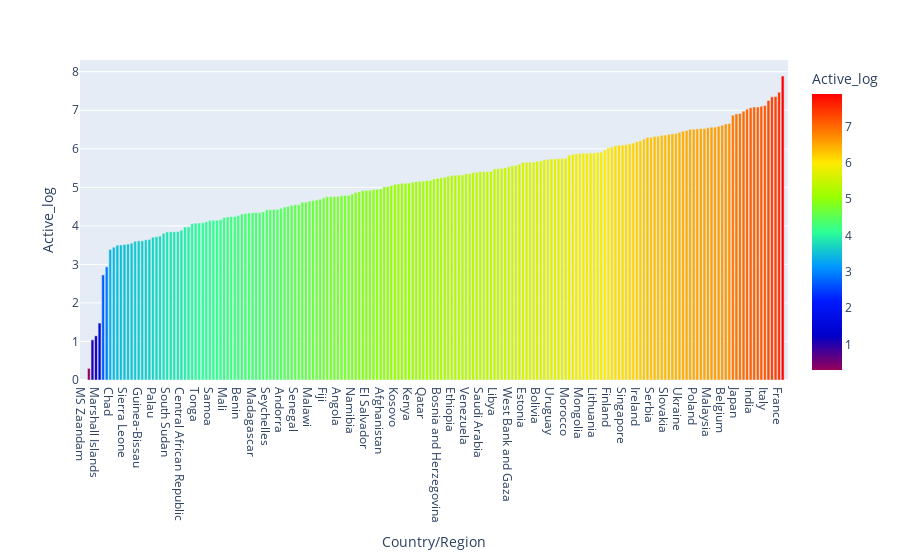

The notebook cell this image was saved under:
### Markdown cell above
## Bài toán 15
<a id='bai_toan15.0'></a>
[Quay lại mục lục](#section_id_00)

Xây dựng bản đồ px [(plotly.express)](https://plotly.com/python/plotly-express/) để hiển thị số ca còn mắc Covid của mỗi quốc gia trong log(10) dựa trên tên các quốc gia bằng cách sử dụng màu "quang phổ".

### Code cell
#Nhập code ở đây:
country_actives_log=country_df[['Active']].copy()
# Tạo cột Active_log bằng cachs logảcột Active 
country_actives_log['Active_log']=country_actives_log['Active'].apply(lambda x: np.log10(x))
country_actives_log = country_actives_log.reset_index(level=0)
country_actives_log.sort_values('Active_log', inplace=True)
fig = px.bar(country_actives_log, "Country/Region", "Active_log", 
            color= 'Active_log', color_continuous_scale='rainbow')
fig.show()

# Dải màu trong plotly

#'aggrnyl', 'agsunset', 'algae', 'amp', 'armyrose', 'balance','blackbody', 'bluered', 'blues', 'blugrn', 'bluyl',
#'brbg', 'brwnyl', 'bugn', 'bupu', 'burg', 'burgyl', 'cividis', 'curl', 'darkmint', 'deep', 'delta', 'dense', 'earth',
#'edge', 'electric', 'emrld', 'fall', 'geyser', 'gnbu', 'gray', 'greens', 'greys', 'haline', 'hot', 'hsv', 'ice',
#'icefire', 'inferno', 'jet', 'magenta', 'magma', 'matter', 'mint', 'mrybm', 'mygbm', 'oranges', 'orrd', 'oryel',
#'oxy', 'peach', 'phase', 'picnic', 'pinkyl', 'piyg', 'plasma', 'plotly3', 'portland', 'prgn', 'pubu', 'pubugn',
#'puor', 'purd', 'purp', 'purples', 'purpor', 'rainbow', 'rdbu', 'rdgy', 'rdpu', 'rdylbu', 'rdylgn', 'redor', 'reds',
#'solar', 'spectral', 'speed', 'sunset', 'sunsetdark', 'teal', 'tealgrn', 'tealrose', 'tempo', 'temps', 'thermal',
#'tropic', 'turbid', 'turbo', 'twilight', 'viridis', 'ylgn', 'ylgnbu', 'ylorbr', 'ylorrd'

### Figure 1 — Plotly figure (JSON) as saved in the notebook; plotly's stock layout.template omitted (floating-point values rounded to 4 significant figures; data arrays with more than 128 entries replaced by an {"elided": "..."} marker saying what was removed)
{"data": [{"alignmentgroup": "True", "hovertemplate": "Country/Region=%{x}<br>Active_log=%{marker.color}<extra></extra>", "legendgroup": "", "marker": {"color": {"elided": "199 float values"}, "coloraxis": "coloraxis", "pattern": {"shape": ""}}, "name": "", "offsetgroup": "", "orientation": "v", "showlegend": false, "textposition": "auto", "type": "bar", "x": {"elided": "199 str values"}, "xaxis": "x", "y": {"elided": "199 float values"}, "yaxis": "y"}], "layout": {"barmode": "relative", "coloraxis": {"colorbar": {"title": {"text": "Active_log"}}, "colorscale": [[0, "rgb(150,0,90)"], [0.125, "rgb(0,0,200)"], [0.25, "rgb(0,25,255)"], [0.375, "rgb(0,152,255)"], [0.5, "rgb(44,255,150)"], [0.625, "rgb(151,255,0)"], [0.75, "rgb(255,234,0)"], [0.875, "rgb(255,111,0)"], [1, "rgb(255,0,0)"]]}, "legend": {"tracegroupgap": 0}, "margin": {"t": 60}, "xaxis": {"anchor": "y", "domain": [0, 1], "title": {"text": "Country/Region"}}, "yaxis": {"anchor": "x", "domain": [0, 1], "title": {"text": "Active_log"}}}}
